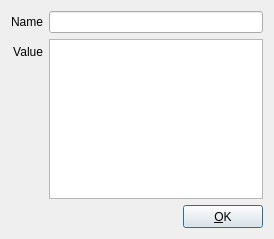
<?xml version="1.0" encoding="UTF-8"?>
<ui version="4.0">
 <class>TemplateDataDialog</class>
 <widget class="QDialog" name="TemplateDataDialog">
  <property name="geometry">
   <rect>
    <x>0</x>
    <y>0</y>
    <width>274</width>
    <height>239</height>
   </rect>
  </property>
  <property name="windowTitle">
   <string>New Template Data</string>
  </property>
  <layout class="QVBoxLayout" name="verticalLayout_4">
   <item>
    <layout class="QHBoxLayout" name="horizontalLayout_2">
     <item>
      <layout class="QVBoxLayout" name="verticalLayout">
       <item>
        <spacer name="verticalSpacer_3">
         <property name="orientation">
          <enum>Qt::Vertical</enum>
         </property>
         <property name="sizeType">
          <enum>QSizePolicy::Fixed</enum>
         </property>
         <property name="sizeHint" stdset="0">
          <size>
           <width>20</width>
           <height>4</height>
          </size>
         </property>
        </spacer>
       </item>
       <item>
        <widget class="QLabel" name="labelDataName">
         <property name="text">
          <string>Name</string>
         </property>
         <property name="alignment">
          <set>Qt::AlignRight|Qt::AlignTrailing|Qt::AlignVCenter</set>
         </property>
        </widget>
       </item>
       <item>
        <spacer name="verticalSpacer_2">
         <property name="orientation">
          <enum>Qt::Vertical</enum>
         </property>
         <property name="sizeType">
          <enum>QSizePolicy::Fixed</enum>
         </property>
         <property name="sizeHint" stdset="0">
          <size>
           <width>20</width>
           <height>10</height>
          </size>
         </property>
        </spacer>
       </item>
       <item>
        <widget class="QLabel" name="labelDataValue">
         <property name="text">
          <string>Value</string>
         </property>
         <property name="alignment">
          <set>Qt::AlignRight|Qt::AlignTrailing|Qt::AlignVCenter</set>
         </property>
        </widget>
       </item>
       <item>
        <spacer name="verticalSpacer">
         <property name="orientation">
          <enum>Qt::Vertical</enum>
         </property>
         <property name="sizeHint" stdset="0">
          <size>
           <width>20</width>
           <height>40</height>
          </size>
         </property>
        </spacer>
       </item>
      </layout>
     </item>
     <item>
      <layout class="QVBoxLayout" name="verticalLayout_3">
       <item>
        <layout class="QVBoxLayout" name="verticalLayout_2">
         <item>
          <widget class="QLineEdit" name="lineEditName"/>
         </item>
         <item>
          <widget class="QTextEdit" name="textEditValue">
           <property name="tabChangesFocus">
            <bool>true</bool>
           </property>
          </widget>
         </item>
        </layout>
       </item>
       <item>
        <layout class="QHBoxLayout" name="horizontalLayout">
         <item>
          <spacer name="horizontalSpacer">
           <property name="orientation">
            <enum>Qt::Horizontal</enum>
           </property>
           <property name="sizeHint" stdset="0">
            <size>
             <width>40</width>
             <height>20</height>
            </size>
           </property>
          </spacer>
         </item>
         <item>
          <widget class="QPushButton" name="pushButtonOK">
           <property name="minimumSize">
            <size>
             <width>75</width>
             <height>23</height>
            </size>
           </property>
           <property name="text">
            <string>&amp;OK</string>
           </property>
           <property name="shortcut">
            <string>Alt+O</string>
           </property>
          </widget>
         </item>
        </layout>
       </item>
      </layout>
     </item>
    </layout>
   </item>
  </layout>
 </widget>
 <tabstops>
  <tabstop>lineEditName</tabstop>
 </tabstops>
 <resources/>
 <connections>
  <connection>
   <sender>pushButtonOK</sender>
   <signal>clicked()</signal>
   <receiver>TemplateDataDialog</receiver>
   <slot>accept()</slot>
   <hints>
    <hint type="sourcelabel">
     <x>227</x>
     <y>177</y>
    </hint>
    <hint type="destinationlabel">
     <x>237</x>
     <y>152</y>
    </hint>
   </hints>
  </connection>
 </connections>
 <slots>
  <slot>addressFinished()</slot>
  <slot>nameFinished()</slot>
  <slot>testConnection()</slot>
  <slot>okClicked()</slot>
  <slot>nameChanged(QString)</slot>
  <slot>addressChanged(QString)</slot>
 </slots>
</ui>
